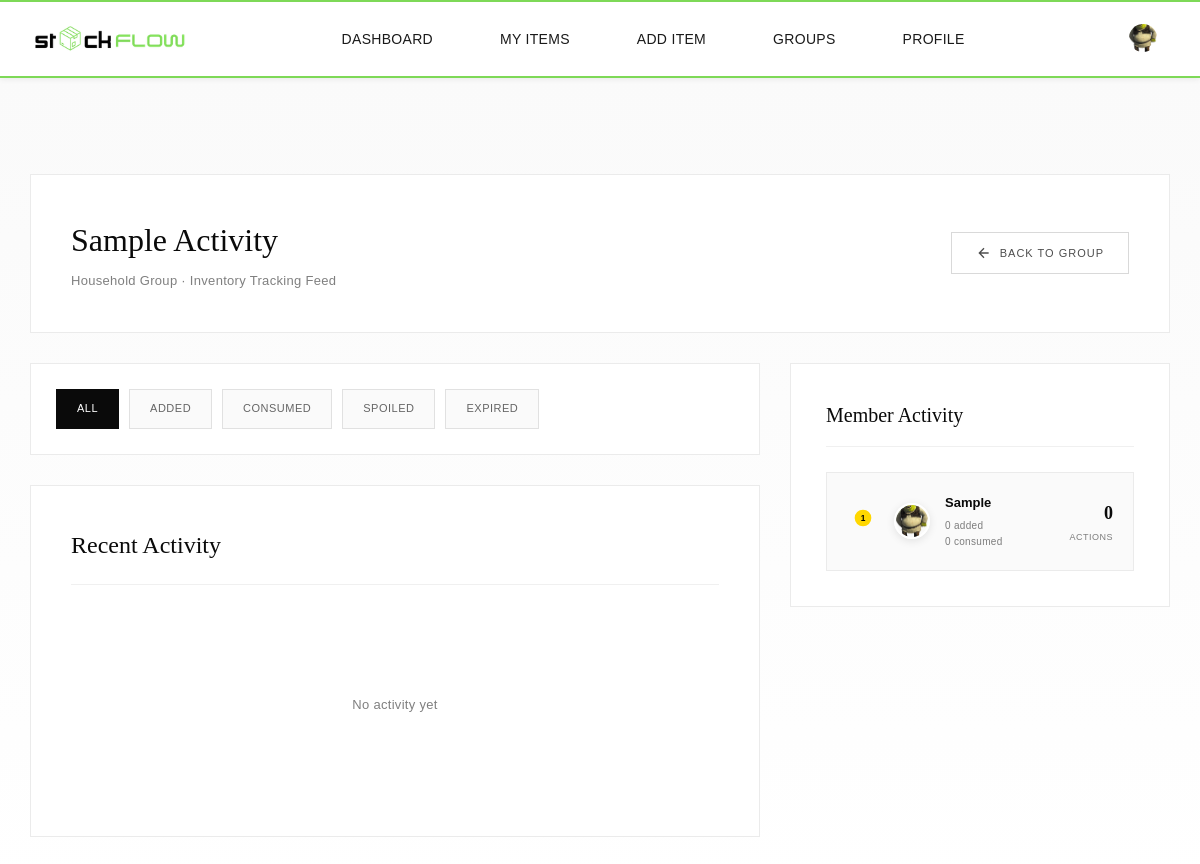
The app's page /user/customer/groups/group_activity.php?id=1 (signed in) with its own data.
### tables this page shows
CREATE TABLE `users` (
  `user_id` int(11) NOT NULL,
  `full_name` varchar(255) NOT NULL,
  `email` varchar(255) NOT NULL,
  `password` varchar(1000) NOT NULL,
  `img_name` varchar(255) DEFAULT NULL,
  `is_active` tinyint(1) DEFAULT 1,
  `last_login` timestamp NULL DEFAULT NULL,
  `role` enum('customer','grocery_admin') DEFAULT 'customer',
  `store_id` int(11) DEFAULT NULL,
  `created_at` timestamp NOT NULL DEFAULT current_timestamp(),
  `updated_at` timestamp NOT NULL DEFAULT current_timestamp() ON UPDATE current_timestamp()
);

CREATE TABLE `groups` (
  `group_id` int(11) NOT NULL,
  `group_name` varchar(255) NOT NULL,
  `group_type` enum('household','co_living','small_business') NOT NULL,
  `created_by` int(11) NOT NULL,
  `invitation_code` varchar(50) DEFAULT NULL,
  `created_at` timestamp NOT NULL DEFAULT current_timestamp()
);

### includes/config.php (called while the page is built, shortened)
<?php
$baseUrl = '/StockFlowDraft';
function isLoggedIn() {
    return isset($_SESSION['user_id']);
}
function getCurrentUserRole() {
    return $_SESSION['role'] ?? null;
}
?>

### user/customer/groups/group_activity.php (the view, shortened to what this page needs)
<?php
require_once __DIR__ . '/../../../includes/config.php';
$conn = getDBConnection();
$group_id = isset($_GET['id']) ? (int)$_GET['id'] : 0;
$group_stmt = $conn->prepare("SELECT group_name, group_type FROM groups WHERE group_id = ?");
$group_stmt->bind_param("i", $group_id);
$group_stmt->execute();
$group = $group_stmt->get_result()->fetch_assoc();
$filter = isset($_GET['filter']) ? $_GET['filter'] : 'all';
$where = "WHERE ci.group_id = ?";
$params = [$group_id];
$param_types = "i";
$activity_stmt = $conn->prepare("
    SELECT
        ciu.update_id,
        ciu.update_type,
        ciu.quantity_change,
        ciu.update_date,
        ciu.notes,
        ci.item_name,
        c.category_name,
        ci.unit,
        u.full_name,
        u.img_name
    FROM customer_inventory_updates ciu
    INNER JOIN customer_items ci ON ciu.item_id = ci.item_id
    INNER JOIN categories c ON ci.category_id = c.category_id
    INNER JOIN users u ON ciu.updated_by = u.user_id
    $where
    ORDER BY ciu.update_date DESC
    LIMIT 100
");
$activity_stmt->bind_param($param_types, ...$params);
$activity_stmt->execute();
$activity_result = $activity_stmt->get_result();
$member_stats_stmt = $conn->prepare("
    SELECT
        u.user_id,
        u.full_name,
        u.img_name,
        COUNT(DISTINCT ciu.update_id) as total_actions,
        SUM(CASE WHEN ciu.update_type = 'added' THEN 1 ELSE 0 END) as items_added,
        SUM(CASE WHEN ciu.update_type = 'consumed' THEN 1 ELSE 0 END) as items_consumed
    FROM group_members gm
    INNER JOIN users u ON gm.user_id = u.user_id
    LEFT JOIN customer_items ci ON ci.created_by = u.user_id AND ci.group_id = ?
    LEFT JOIN customer_inventory_updates ciu ON ci.item_id = ciu.item_id
    WHERE gm.group_id = ?
    GROUP BY u.user_id, u.full_name, u.img_name
    ORDER BY total_actions DESC
");
$member_stats_stmt->bind_param("ii", $group_id, $group_id);
$member_stats_stmt->execute();
$member_stats = $member_stats_stmt->get_result();
$pageCss = '<link rel="stylesheet" href="' . htmlspecialchars($baseUrl) . '/includes/style/pages/group-activity.css">';
require_once __DIR__ . '/../../../includes/header.php';
?>
<main class="group-activity-page">
    <div class="page-container">
        <div class="page-header">
            <div class="header-content">
                <h1 class="page-title"><?php echo htmlspecialchars($group['group_name']); ?> Activity</h1>
                <p class="page-subtitle"><?php echo ucfirst($group['group_type']); ?> Group · Inventory Tracking Feed</p>
            </div>
            <div class="header-actions">
                <a href="group_details.php?id=<?php echo $group_id; ?>" class="btn btn-secondary">
                    <svg width="16" height="16" viewBox="0 0 24 24" fill="none" stroke="currentColor" stroke-width="2">
                        <path d="M19 12H5M12 19l-7-7 7-7"/>
                    </svg>
                    Back to Group
                </a>
            </div>
        </div>
        <div class="activity-grid">
            <div class="activity-feed-section">
                <div class="activity-filters">
                    <a href="?id=<?php echo $group_id; ?>&filter=all" class="filter-btn <?php echo $filter === 'all' ? 'active' : ''; ?>">All</a>
                    <a href="?id=<?php echo $group_id; ?>&filter=added" class="filter-btn <?php echo $filter === 'added' ? 'active' : ''; ?>">Added</a>
                    <a href="?id=<?php echo $group_id; ?>&filter=consumed" class="filter-btn <?php echo $filter === 'consumed' ? 'active' : ''; ?>">Consumed</a>
                    <a href="?id=<?php echo $group_id; ?>&filter=spoiled" class="filter-btn <?php echo $filter === 'spoiled' ? 'active' : ''; ?>">Spoiled</a>
                    <a href="?id=<?php echo $group_id; ?>&filter=expired" class="filter-btn <?php echo $filter === 'expired' ? 'active' : ''; ?>">Expired</a>
                </div>
                <div class="activity-timeline">
                    <h2>Recent Activity</h2>
                    <?php if ($activity_result->num_rows === 0): ?>
                        <div class="empty-state">
                            <p>No activity yet</p>
                        </div>
                    <?php endif; ?>
                </div>
            </div>
            <aside class="activity-sidebar">
                <div class="member-stats-card">
                    <h3>Member Activity</h3>
                    <div class="leaderboard">
                        <?php if ($member_stats->num_rows === 0): ?>
                            <p class="empty-text">No members</p>
                        <?php else: ?>
                            <?php $rank = 1; while ($member = $member_stats->fetch_assoc()): ?>
                                <div class="leaderboard-item">
                                    <div class="rank">
                                        <?php if ($rank === 1): ?>
                                            <span class="rank-badge gold">
                                                <svg width="20" height="20" viewBox="0 0 24 24" fill="currentColor" stroke="none">
                                                    <circle cx="12" cy="12" r="10" fill="#FFD700"/>
                                                    <text x="12" y="16" text-anchor="middle" font-size="10" font-weight="bold" fill="#000">1</text>
                                                </svg>
                                            </span>
                                        <?php else: ?>
                                            <span class="rank-number"><?php echo $rank; ?></span>
                                        <?php endif; ?>
                                    </div>
                                    <img src="<?php echo htmlspecialchars($baseUrl); ?>/images/profile_pictures/<?php echo htmlspecialchars($member['img_name']); ?>"
                                         alt="<?php echo htmlspecialchars($member['full_name']); ?>"
                                         class="member-avatar">
                                    <div class="member-info">
                                        <p class="member-name"><?php echo htmlspecialchars($member['full_name']); ?></p>
                                        <p class="member-stats">
                                            <span class="stat"><?php echo $member['items_added'] ?? 0; ?> added</span>
                                            <span class="stat"><?php echo $member['items_consumed'] ?? 0; ?> consumed</span>
                                        </p>
                                    </div>
                                    <div class="action-count">
                                        <?php echo $member['total_actions'] ?? 0; ?> <span class="label">actions</span>
                                    </div>
                                </div>
                                <?php $rank++; ?>
                            <?php endwhile; ?>
                        <?php endif; ?>
                    </div>
                </div>
            </aside>
        </div>
    </div>
</main>

### includes/header.php (shortened to what this page needs)
<!DOCTYPE html>
<html lang="en">
<head>
    <link rel="stylesheet" href="<?php echo htmlspecialchars($baseUrl); ?>/css/style.css">
    <?php if (isset($pageCss)) echo $pageCss; ?>
    <link rel="stylesheet" href="<?= htmlspecialchars($baseUrl) ?>/includes/style/components/header-extras.css">
</head>
<body>
<?php if (isLoggedIn()):
    $header_user_id = (int) $_SESSION['user_id'];
    $header_stmt = $conn->prepare("SELECT full_name, img_name, role FROM users WHERE user_id = ?");
    $header_stmt->bind_param("i", $header_user_id);
    $header_stmt->execute();
    $header_result = $header_stmt->get_result();
    $header_user = $header_result->fetch_assoc();
    $profile_pic = htmlspecialchars($baseUrl) . '/images/profile_pictures/' . htmlspecialchars($header_user['img_name']);
    $current_role = getCurrentUserRole();
?>
<header class="header-container">
    <div class="header-main">
        <a href="<?= htmlspecialchars($baseUrl) ?>/index.php" class="logo">
            <img src="<?= htmlspecialchars($baseUrl) ?>/assets/logo/logo1.png" alt="StockFlow" class="logo-img">
        </a>
        <nav class="nav-container" id="mobile-nav">
            <ul class="main-nav">
                <?php if ($current_role === 'grocery_admin'): ?>
                    <li><a href="<?= htmlspecialchars($baseUrl) ?>/grocery/grocery_dashboard.php" class="nav-link">Dashboard</a></li>
                    <li><a href="<?= htmlspecialchars($baseUrl) ?>/grocery/items/grocery_items.php" class="nav-link">Inventory</a></li>
                    <li><a href="<?= htmlspecialchars($baseUrl) ?>/grocery/product_catalog/view_product_catalog.php" class="nav-link">Product Catalog</a></li>
                    <li><a href="<?= htmlspecialchars($baseUrl) ?>/grocery/suppliers/view_suppliers.php" class="nav-link">Suppliers</a></li>
                <?php else: ?>
                    <li><a href="<?= htmlspecialchars($baseUrl) ?>/user/dashboard.php" class="nav-link">Dashboard</a></li>
                    <li><a href="<?= htmlspecialchars($baseUrl) ?>/user/customer/item/my_items.php" class="nav-link">My Items</a></li>
                    <li><a href="<?= htmlspecialchars($baseUrl) ?>/user/customer/item/add_item.php" class="nav-link">Add Item</a></li>
                    <li><a href="<?= htmlspecialchars($baseUrl) ?>/user/customer/groups/my_groups.php" class="nav-link">Groups</a></li>
                    <li><a href="<?= htmlspecialchars($baseUrl) ?>/user/profile/profile.php" class="nav-link">Profile</a></li>
                <?php endif; ?>
            </ul>
        </nav>
        <div class="header-actions desktop-only">
            <div class="account-dropdown-wrapper">
                <button class="icon-btn account-dropdown-btn" aria-label="Account" type="button">
                    <img src="<?php echo $profile_pic; ?>"
                         alt="Profile"
                         class="account-profile-img"
                         onerror="this.src='<?php echo htmlspecialchars($baseUrl); ?>/user/images/profile_pictures/nopfp.jpg';">
                </button>
            </div>
        </div>
    </div>
</header>
<?php endif; ?>
</body>
</html>

### css/style.css (style rules this page uses)
:root { --primary: #1a1a1a; --secondary: #666666; --border: #e5e5e5; --bg: #ffffff; --hover: #f5f5f5; }
* { margin: 0; padding: 0; box-sizing: border-box; }
html { min-height: 100vh; overflow-x: hidden; }
body { font-family: 'Montserrat', sans-serif; background-color: #fff; min-height: 100vh; display: flex; flex-direction: column; margin: 0; position: relative; overflow-x: hidden; padding-top: 74px; }
main { width: 100%; position: relative; z-index: 1; padding-bottom: 60px; }
.header-container { background: #fff; position: fixed; top: 0; left: 0; right: 0; width: 100%; z-index: 1000; box-shadow: 0 1px 6px rgba(0,0,0,0.08); font-family: 'Montserrat', sans-serif; border-bottom: 2px solid #7ed957; border-top: 2px solid #7ed957; }
.header-container a { text-decoration: none; color: inherit; }
.header-main { max-width: 1300px; margin: 0 auto; padding: 15px 30px !important; display: flex; align-items: center; justify-content: space-between; font-family: 'Montserrat', sans-serif; }
.header-actions { display: flex; align-items: center; gap: 14px; height: 44px; }
.logo { display: flex; align-items: center; height: 44px; }
.logo-img { height: 44px; transition: transform 0.25s ease; display: block; }
.nav-container { display: flex; align-items: center; flex: 1; justify-content: center; height: 44px; }
.main-nav { list-style: none; display: flex; gap: 35px; align-items: center; height: 100%; margin: 0; padding: 0; }
.main-nav li { display: flex; align-items: center; height: 100%; }
.nav-link { text-decoration: none; color: #000; font-weight: 500; font-size: 14px; letter-spacing: 0.3px; padding: 8px 16px; text-transform: uppercase; position: relative; transition: color 0.3s ease; }
.nav-link::after { content: ''; position: absolute; bottom: -4px; left: 50%; width: 100%; height: 2px; background-color: #000; transform: translateX(-50%) scaleX(0); transition: transform 0.3s ease; }
.main-nav .nav-link, .dropdown-menu a { text-decoration: none; }
.icon-btn { background: none; border: none; cursor: pointer; color: #000; margin: 0 5px; padding: 6px; transition: transform 0.2s ease, color 0.2s ease; }
.account-dropdown-wrapper { position: relative; }
.account-profile-img { width: 32px; height: 32px; border-radius: 50%; object-fit: cover; cursor: pointer; transition: transform 0.2s ease; }
.desktop-only { display: flex; }

### includes/style/components/header-extras.css (style rules this page uses)
.account-dropdown-wrapper { position: relative; }
.account-dropdown-btn { position: relative; overflow: hidden; }
.account-profile-img { width: 32px; height: 32px; border-radius: 50%; object-fit: cover; border: 2px solid rgba(255, 255, 255, 0.2); transition: all 0.3s ease; }

### records on screen
users: img_name (picture), full_name "Sample", items_added "0", items_consumed "0", total_actions "0"
groups: group_name "Sample", group_type "Household"
